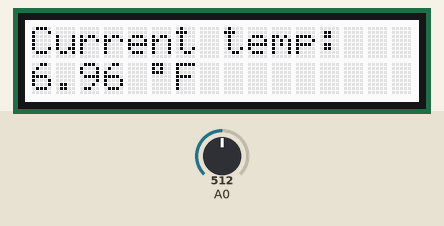
This sketch was run on a simulated Arduino Uno, built with avr-gcc and run on an emulated ATmega328P. Shown: 16×2 character LCD. Inputs (shaded band) come from the test bench; at power-on: A0 = 512.

Above: at 1.2 s.
1.3 s: A0 set to 716
At 2.9 s:
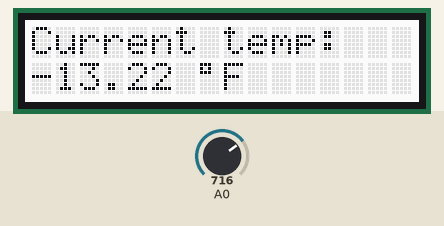
5.4 s: A0 set to 900
At 6.6 s:
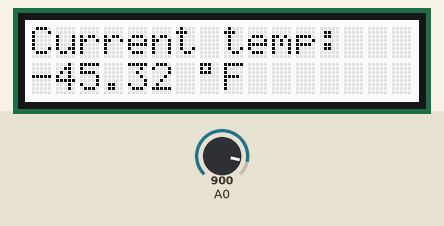
8.7 s: A0 set to 1023
At 10.1 s:
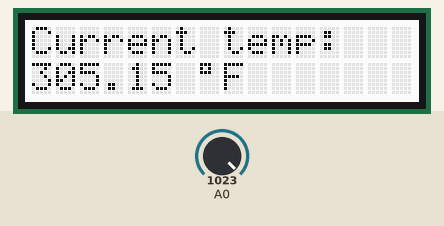
Timing chart, 0 to 11.7 s (numbered marks = the images above; inputs shaded):
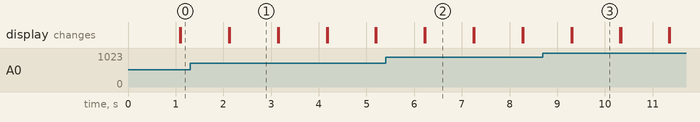

The sketch:

TemperatureDisplay.ino
```cpp
/*
Code by: Joshua Whitelaw
jnw5211@psu.edu

Help From: arduino.com, seeedstudio.com
*/
#include <math.h>
#include <Wire.h>
#include "rgb_lcd.h"

rgb_lcd lcd;

int a;
float temperature;
int B=3975;                  //value of the thermistor
float resistance;

void setup()
{
    lcd.begin(16, 2);
}

void loop()
{
    a=analogRead(0);
    resistance=(float)(1023-a)*10000/a; //get the resistance of the sensor;
    temperature=(-1)*(1/(log(resistance/10000)/B+1/298.15)-273.15)*(9/5)+32;//convert to temperature via datasheet ;=

    lcd.print("Current temp: ");
    lcd.setCursor(0,2);  //Start second line of string temperature readings
    lcd.print(temperature);
    lcd.print(" ");
    lcd.print(char(223));
    lcd.print("F");

    delay(1000);

    lcd.clear();  //Reset the screen
}
```

Measured:
- after the input at 1.3 s, the display: first differs from a run without the input after 0.83 s (image 1)
- after the input at 5.4 s, the display: first differs from a run without the input after 0.84 s (image 2)
- after the input at 8.7 s, the display: first differs from a run without the input after 0.61 s (image 3)
- what the display in image 1 shows lasts 1.0 s, from 2.1 s to 3.1 s
